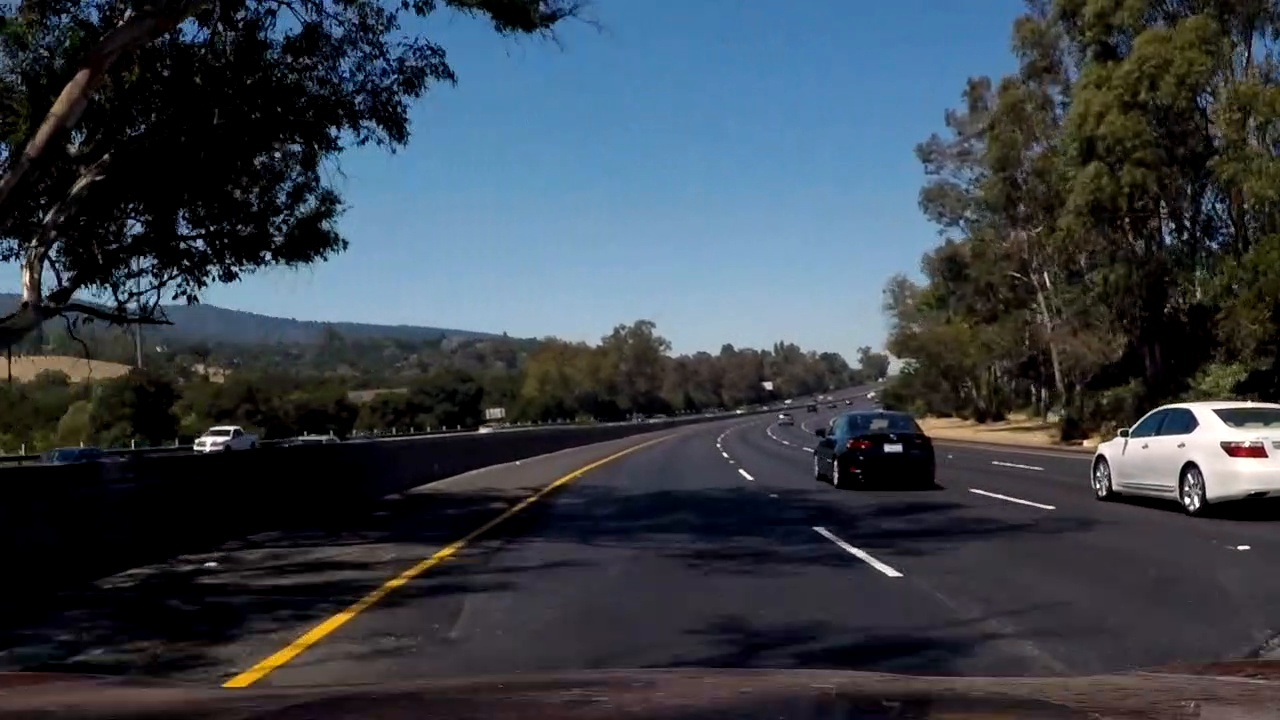
#> input picture test_images/1042.jpg, 1280 x 720 px
$ python -i advanced_line_finding.py   (imports and definitions only)   (older library calls are emulated)
#> lines starting #> are read from the running program, lines starting #| are printed output that depends on the picture; after the words box and inside, x2 and y2 are one past the last pixel; in counts of white or black regions, pixels touching at a corner belong together
### line.py
import numpy as np


class Line():

    MAX_FRAMES = 12

    def average_fit(self):
        if (self.current_frame >= self.MAX_FRAMES):
            avg = np.average(self.fits, axis=0)
        else:
            partial = self.fits[0:(self.current_frame+1)]
            avg = np.average(partial, axis=0)
        # difference = self.current_fit - avg
        # self.file.write("{}: {}\n".format(self.current_frame, difference))
        return avg

    def add_fit(self, fit):
        self.current_frame += 1
        self.current_fit = fit
        self.fits[self.current_frame % self.MAX_FRAMES] = fit

    def __init__(self, name='default'):
        self.current_frame = -1
        self.current_fit = None
        # self.file = open('difference-{}.log'.format(name), 'w')

        self.fits = np.zeros((self.MAX_FRAMES, 3))

        # was the line detected in the last iteration?
        self.detected = False
        # x values of the last n fits of the line
        self.recent_xfitted = []

        # average x values of the fitted line over the last n iterations
        self.best_x = None

        # polynomial coefficients averaged over the last n iterations
        self.best_fit = None

        # polynomial coefficients for the most recent fit
        self.current_fit = [np.array([False])]

        # radius of curvature of the line in some units
        self.radius_of_curvature = None

        # distance in meters of vehicle center from the line
        self.line_base_pos = None

        # difference in fit coefficients between last and new fits
        self.diffs = np.array([0, 0, 0], dtype='float')

        # x values for detected line pixels
        self.all_x = None

        # y values for detected line pixels
        self.all_y = None

### advanced_line_finding.py
import numpy as np
import cv2
import glob
import math
import matplotlib.pyplot as plt
from moviepy.editor import VideoFileClip
from line import Line

# [1 line not run here, left out]


# [14 lines left out: function plot_images, not called in this run]

# Camera Calibration

calibration_files = glob.glob('camera_cal/calibration*.jpg')
calibration_images = []

# [4 lines not run here, left out]

object_points = []
image_points = []
pattern_size = (9, 6)

# object_point.shape => (54, 3)
object_point = np.zeros((6*9, 3), np.float32)

# np.mgrid[0:9, 0:6].T.shape => (6, 9, 2)
# np.mgrid[0:9, 0:6].T.reshape(-1, 2).shape => (54, 2)
object_point[:, :2] = np.mgrid[0:9, 0:6].T.reshape(-1, 2)

# [11 lines not run here, left out]


# Distortion Correction

# [1 line that did not run here, left out]

# [1 line that did not run here, left out]
# [1 line that did not run here, left out]

# [1 line that did not run here, left out]

# [5 lines that did not run here, left out]

undistorted_images = []

# [3 lines not run here, left out]

# plot_images([calibration_images[6], undistorted_images[6]],
#             cols=2, figsize=(10, 6))

# Load sample images

sample_files = glob.glob('test_images/*.jpg')
sample_images = []

# [4 lines not run here, left out]

# Choose a sample image

# [1 line that did not run here, left out]
# [1 line not run here, left out]
# [2 lines that did not run here, left out]

# plot_images([original_img, undistorted_img], cols=1, figsize=(10, 12))

# Threshold Binary Image


def grayscale(image):
    return cv2.cvtColor(image, cv2.COLOR_RGB2GRAY)


def region_of_interest(image, vertices):

    mask = np.zeros_like(image)
    ignore_mask_color = 255
    cv2.fillPoly(mask, pts=vertices, color=ignore_mask_color)
    roi = cv2.bitwise_and(image, mask)

    return roi


def mask(image):

    h = image.shape[0]
    w = image.shape[1]
    vertices = np.array([[
        (0, h),
        (w/2 - 40, h/2 + 50),
        (w/2 + 40, h/2 + 50),
        (w, h),
    ]], dtype=np.int32)
    roi = region_of_interest(image, vertices)
#> in region_of_interest, `cv2.fillPoly(mask, pts=vertices, color=ignore_mask_color)`:
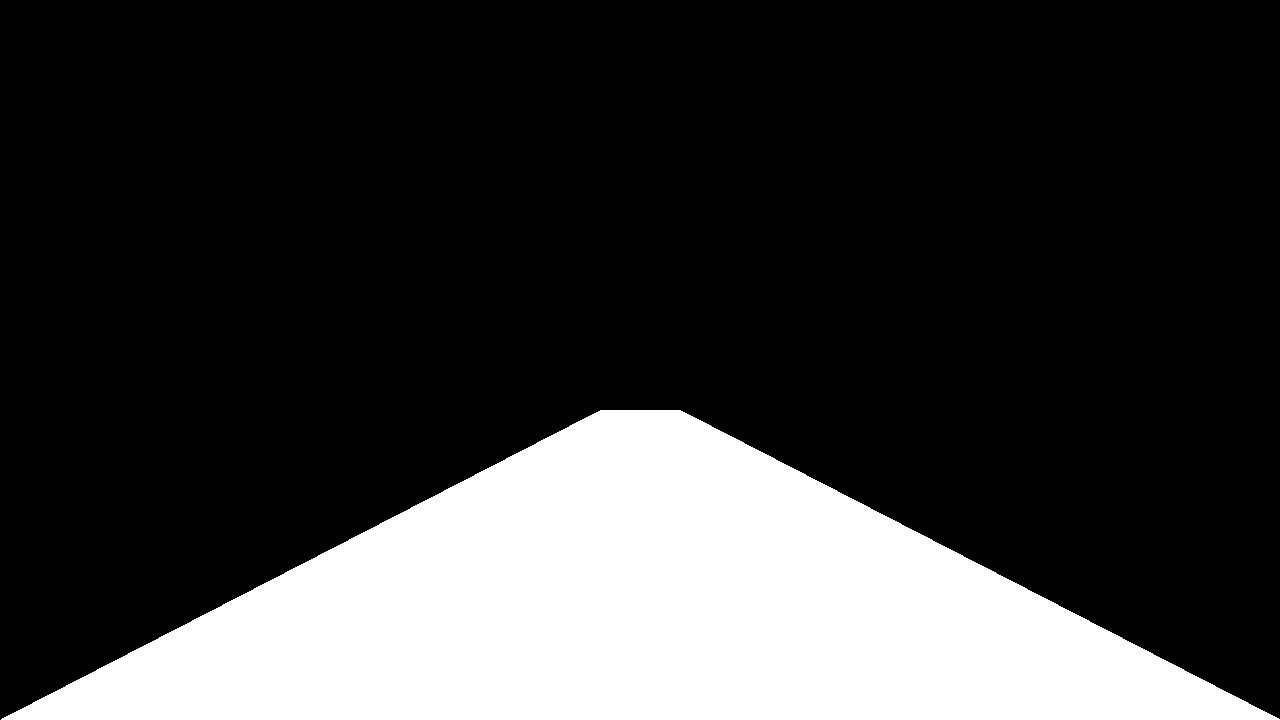
#> mask: shape (720, 1280); 22.9% white; 1 white region, box (x1, y1, x2, y2) and area: (1, 410, 1280, 720) 211090

    return roi


# [19 lines left out: function abs_sobel_thresh, not called in this run]


def mag_thresh(gray, sobel_kernel=3, thresh=(0, 255)):

    # Sobel gradients
#> called with sobel_kernel = 9, thresh = (100, 255)
    sobel_x = cv2.Sobel(gray, cv2.CV_64F, 1, 0, ksize=sobel_kernel)
    sobel_y = cv2.Sobel(gray, cv2.CV_64F, 0, 1, ksize=sobel_kernel)

    # Gradient magnitude
    grad_mag = np.sqrt(sobel_x ** 2 + sobel_y ** 2)
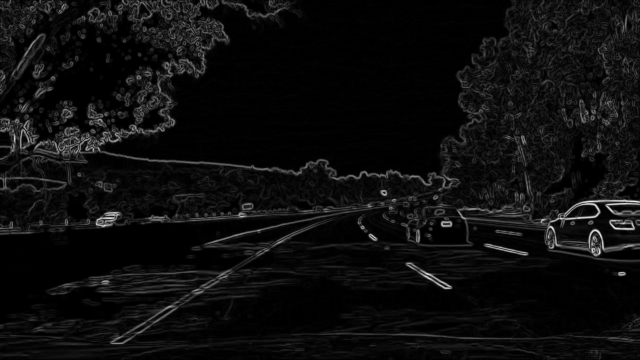
#> grad_mag: shape (720, 1280) float64 (shown at 1/2 size); min 0, max 1938956.1, mean 107197.7; drawn with min black and max white

    # 8-bit rescale
    scale = np.max(grad_mag)/255
#> scale = 7603.7
    mag = (grad_mag/scale).astype(np.uint8)

    # Binary thresholding
    binary_output = np.zeros_like(mag)
    selected = (mag >= thresh[0]) & (mag <= thresh[1])
#> selected: shape (720, 1280) bool; 1.3% white in thin lines or dots
    binary_output[selected] = 1

    return binary_output


def dir_thresh(gray, sobel_kernel=3, thresh=(0, np.pi/2)):

    # Sobel gradients
#> called with sobel_kernel = 15, thresh = (0.19, 1.37)
    sobel_x = cv2.Sobel(gray, cv2.CV_64F, 1, 0, ksize=sobel_kernel)
    sobel_y = cv2.Sobel(gray, cv2.CV_64F, 0, 1, ksize=sobel_kernel)

    # Gradient direction
    abs_grad_dir = np.arctan2(np.absolute(sobel_y), np.absolute(sobel_x))
    binary_output = np.zeros_like(abs_grad_dir)
    selected = (abs_grad_dir >= thresh[0]) & (abs_grad_dir <= thresh[1])
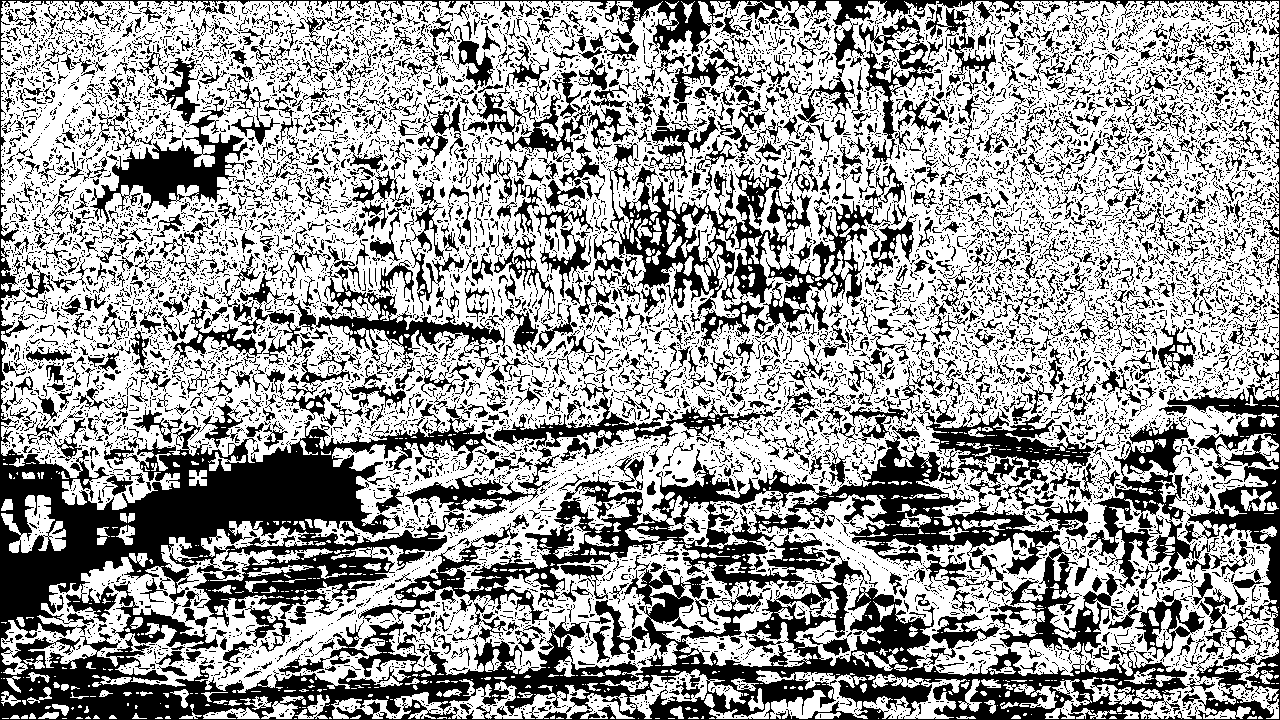
#> selected: shape (720, 1280) bool; 61.1% white; 11488 black regions (9898 under 20 px), largest, box (x1, y1, x2, y2) and area: (0, 0, 1280, 720) 122354, (358, 431, 1060, 624) 26898, (578, 142, 906, 339) 14819
    binary_output[selected] = 1

    return binary_output


# [9 lines left out: function hls_select, not called in this run]


def hsv_white(image):
    white = cv2.inRange(cv2.cvtColor(image, cv2.COLOR_RGB2HSV),
                        lowerb=(0, 0, 220),     # lowerb=(0, 0, 250)
                        upperb=(180, 255, 255))
    return white


def hsv_yellow(image):
    yellow = cv2.inRange(cv2.cvtColor(image, cv2.COLOR_RGB2HSV),
                         lowerb=(20, 100, 100),
                         upperb=(30, 255, 255))
#> yellow: shape (720, 1280); 0.23% white; 29 white regions (25 under 20 px), largest, box (x1, y1, x2, y2) and area: (223, 614, 350, 687) 1492, (416, 543, 459, 571) 296, (553, 467, 585, 487) 148, (388, 577, 404, 587) 97
    return yellow

# plt.imshow(mask(original_img))
# plt.show()


# Calculate Mapping Points

# Using an image with parallel lines

# [1 line that did not run here, left out]
# [2 lines that did not run here, left out]

# plt.imshow(undistorted_parallel_img)
# plt.show()

src = np.float32(
    [[748, 490],
     [1073, 700],
     [235, 700],
     [540, 494]])

dst = np.float32(
    [[1080, 490],
     [1073, 700],
     [235, 700],
     [270, 490]])


def warper(img, src, dst):
    size = (img.shape[1], img.shape[0])
#> size = (1280, 720)
    M = cv2.getPerspectiveTransform(src, dst)
    warped = cv2.warpPerspective(img, M=M, dsize=size, flags=cv2.INTER_NEAREST)
#> warped: shape (720, 1280); values 0 (black) and 1 (white), 1.6% white; 24 white regions (8 under 20 px), largest, box (x1, y1, x2, y2) and area: (257, 323, 374, 472) 6856, (1139, 362, 1247, 448) 3470, (1080, 607, 1127, 646) 1097

    return warped


# plot_images([undistorted_parallel_img,
#              undistorted_img,
#              warper(undistorted_parallel_img, src, dst),
#              warper(undistorted_img, src, dst)],
#             cols=2, figsize=(10, 6))


def pipeline(image):
    gray = grayscale(image)
    masked = mask(gray)
    magnitude = mag_thresh(gray, sobel_kernel=9, thresh=(100, 255))
    direction = dir_thresh(gray, sobel_kernel=15, thresh=(0.19, 1.37))

    # HLS channel
    # s_channel = hls_select(image, thresh=(160, 255))

    # HSV channel
    yellow = hsv_yellow(image)
    white = hsv_white(image)

    binary_output = ((masked > 0) &
                     (((magnitude == 1) & (direction == 1)) | yellow | white))

    return binary_output


def binary_warper(image, src, dst):
    return warper(pipeline(image).astype(np.uint8), src, dst)


# binary_warped = binary_warper(original_img, src, dst)
# [1 line that did not run here, left out]
# [3 lines not run here, left out]


# Detect Lane Lines

def fit_lane_lines(binary_warped):

    mid_height = np.int(binary_warped.shape[0]/2)

    # Assuming you have created a warped binary image called "binary_warped"
    # Take a histogram of the bottom half of the image
    histogram = np.sum(binary_warped[mid_height:, :], axis=0)
#> histogram = 1280 values, max 106 at index 294, min 0 at index 0, mean 10.09

    # Create an output image to draw on and  visualize the result
    out_img = np.dstack((binary_warped, binary_warped, binary_warped)) * 255

    # Find the peak of the left and right halves of the histogram
    # These will be the starting point for the left and right lines
    midpoint = np.int(histogram.shape[0]/2)
    leftx_base = np.argmax(histogram[:midpoint])
#> leftx_base = 294
    rightx_base = np.argmax(histogram[midpoint:]) + midpoint
#> rightx_base = 1197

    # Choose the number of sliding windows
    n_windows = 5

    # Set height of windows
    window_height = np.int(binary_warped.shape[0]/n_windows)

    # Identify the x and y positions of all nonzero pixels in the image
    nonzero = binary_warped.nonzero()
#> nonzero = 14617 positions, rows 229 to 696, columns 192 to 1279
    nonzeroy = np.array(nonzero[0])
#> nonzeroy = 14617 values from 229 to 696
    nonzerox = np.array(nonzero[1])
#> nonzerox = 14617 values, max 1279 at index 0, min 192 at index 14500, mean 600.8

    # Current positions to be updated for each window
    leftx_current = leftx_base
#> leftx_current = 294
    rightx_current = rightx_base
#> rightx_current = 1197

    # Set the width of the windows +/- margin
    margin = 200

    # Set minimum number of pixels found to recenter window
    minpix = 20

    # Create empty lists to receive left and right lane pixel indices
    left_lane_indices = []
    right_lane_indices = []

    # Step through the windows one by one
    for window in range(n_windows):
        # Identify window boundaries in x and y (and right and left)
        win_y_low = binary_warped.shape[0] - (window + 1) * window_height
        win_y_high = binary_warped.shape[0] - window * window_height
        win_xleft_low = leftx_current - margin
        win_xleft_high = leftx_current + margin
        win_xright_low = rightx_current - margin
        win_xright_high = rightx_current + margin

        # Draw the windows on the visualization image
        cv2.rectangle(out_img,
                      pt1=(win_xleft_low, win_y_low),
                      pt2=(win_xleft_high, win_y_high),
                      color=(0, 255, 0), thickness=8)

        cv2.rectangle(out_img,
                      pt1=(win_xright_low, win_y_low),
                      pt2=(win_xright_high, win_y_high),
                      color=(0, 255, 0), thickness=8)

        # Identify the nonzero pixels in x and y within the window
        good_left_inds = ((nonzeroy >= win_y_low) &
                          (nonzeroy < win_y_high) &
                          (nonzerox >= win_xleft_low) &
                          (nonzerox < win_xleft_high)).nonzero()[0]

        good_right_inds = ((nonzeroy >= win_y_low) &
                           (nonzeroy < win_y_high) &
                           (nonzerox >= win_xright_low) &
                           (nonzerox < win_xright_high)).nonzero()[0]

        # Append these indices to the lists
        left_lane_indices.append(good_left_inds)
        right_lane_indices.append(good_right_inds)

        # If found > minpix pixels, recenter next window on their mean position
        if len(good_left_inds) > minpix:
            leftx_current = np.int(np.mean(nonzerox[good_left_inds]))

        if len(good_right_inds) > minpix:
            rightx_current = np.int(np.mean(nonzerox[good_right_inds]))
#> this loop made 5 passes
#> (win_xleft_low, win_xleft_high, win_xright_low, win_xright_high, leftx_current, rightx_current) on passes 1 to 3: (94, 494, 997, 1397, 218, 1102), (18, 418, 902, 1302, 284, 1161), (84, 484, 961, 1361, 313, 1194)
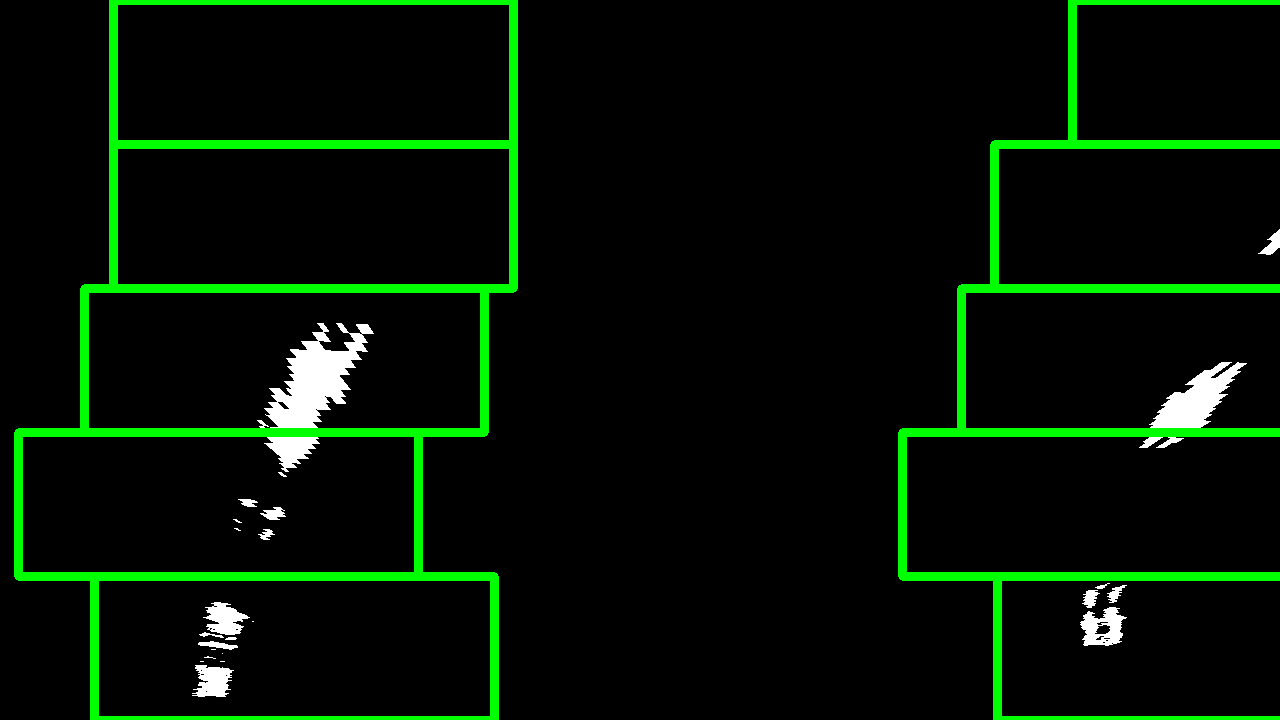
#> out_img: shape (720, 1280, 3); mean of channels 0, 1, 2 3.8, 18.4, 3.8; drawn as B, G, R
#> after the loop, left_lane_indices = 5 items; right_lane_indices = 5 items

    # Concatenate the arrays of indices
    left_lane_indices = np.concatenate(left_lane_indices)
#> left_lane_indices = 9418 values, max 14616 at index 2119, min 251 at index 3876, mean 7146.3
#> (the rest of the program and of its run is left out)
